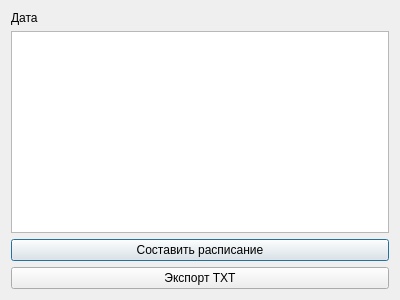
<?xml version="1.0" encoding="UTF-8"?>
<ui version="4.0">
 <class>Dialog</class>
 <widget class="QDialog" name="Dialog">
  <property name="geometry">
   <rect>
    <x>0</x>
    <y>0</y>
    <width>400</width>
    <height>300</height>
   </rect>
  </property>
  <property name="windowTitle">
   <string>Авторасписание</string>
  </property>
  <layout class="QVBoxLayout" name="verticalLayout">
   <item>
    <widget class="QLabel" name="scheduleDateLabel">
     <property name="text">
      <string>Дата</string>
     </property>
    </widget>
   </item>
   <item>
    <widget class="QTextBrowser" name="scheduleBrowser"/>
   </item>
   <item>
    <widget class="QPushButton" name="planDayButton">
     <property name="text">
      <string>Составить расписание</string>
     </property>
    </widget>
   </item>
   <item>
    <widget class="QPushButton" name="exportScheduleButton">
     <property name="text">
      <string>Экспорт TXT</string>
     </property>
    </widget>
   </item>
  </layout>
 </widget>
 <resources/>
 <connections/>
</ui>
